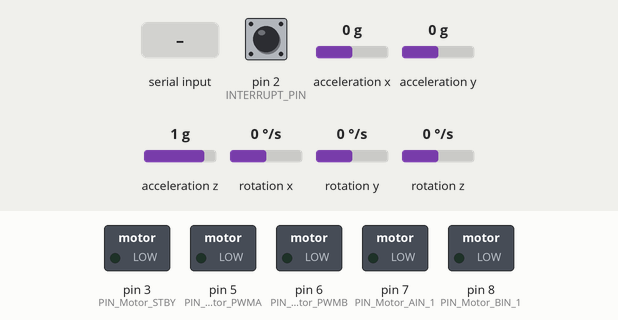
Recording of a sketch running on a simulated Arduino Uno, built with avr-gcc and run on an emulated ATmega328P. Shown: switched loads named in the sketch (green lamp = pin HIGH). Inputs (shaded band) come from the test bench; at power-on: pin 2 (INTERRUPT_PIN) LOW, acceleration x 0 g, acceleration y 0 g, acceleration z 1 g, rotation x 0 °/s, rotation y 0 °/s, rotation z 0 °/s. The sensor or clock chip raises its interrupt line as the real part does; what the sketch prints to the serial monitor is not drawn.

Above: at 2.7 s.
2.8 s: "1" received over Serial
At 4.9 s:
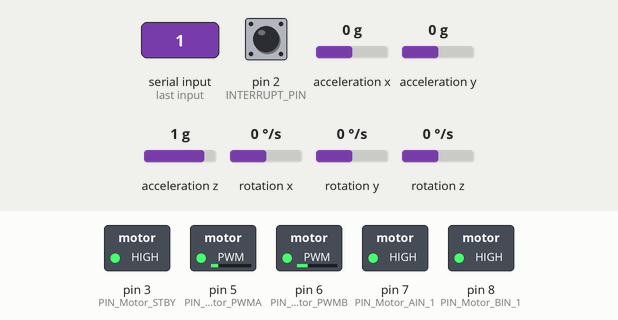
5.3 s: "0" received over Serial
At 6.8 s:
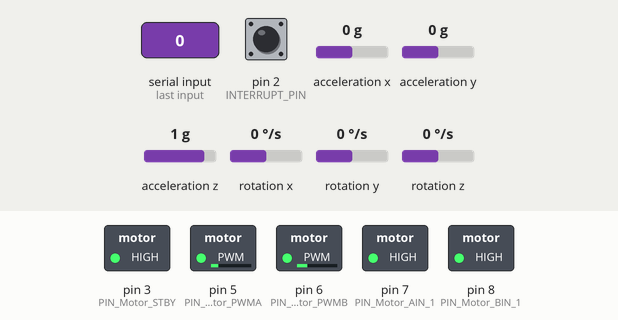
14.1 s: "2" received over Serial
At 15.9 s:
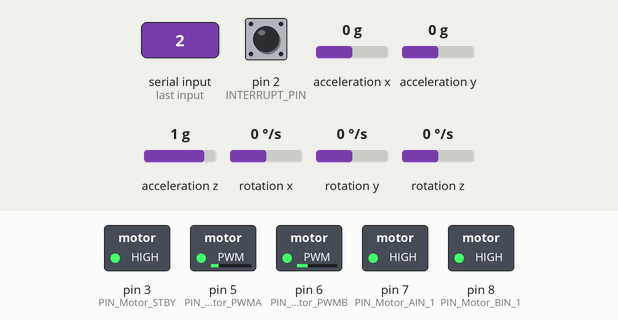
Timing chart, 0 to 17.4 s (numbered marks = the images above; inputs shaded):
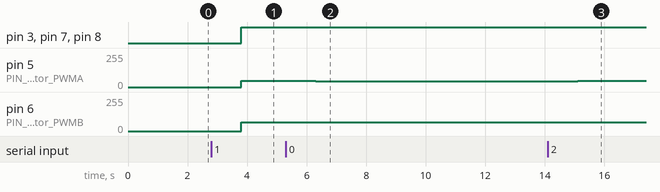

Measured:
- after the input at 2.8 s, pin 3 (PIN_Motor_STBY), pin 7 (PIN_Motor_AIN_1), pin 8 (PIN_Motor_BIN_1): LOW → HIGH after 1.0 s; pin 5 (PIN_Motor_PWMA): 0/255 → 46/255 after 1.0 s; pin 6 (PIN_Motor_PWMB): 0/255 → 66/255 after 1.0 s
- after the input at 5.3 s, pin 5 (PIN_Motor_PWMA): 46/255 → 45/255 after 1.0 s; pin 6 (PIN_Motor_PWMB): 66/255 → 64/255 after 1.0 s
- after the input at 14.1 s, pin 5 (PIN_Motor_PWMA): 45/255 → 47/255 after 1.0 s; pin 6 (PIN_Motor_PWMB): 64/255 → 67/255 after 1.0 s

The sketch:

UNO_Elegoo.ino
```cpp
// Board: Arduino Uno
// Description : Receives PS4 controller input sent by serial from the ESP32 and moves the wheels accordingly

#include "I2Cdev.h"
#include "MPU6050_6Axis_MotionApps20.h"
#include "Wire.h"


#define BAUD_RATE 115200
// Interrupt pin
#define INTERRUPT_PIN 2
// Pin numbers
#define PIN_Motor_PWMA 5
#define PIN_Motor_PWMB 6
#define PIN_Motor_BIN_1 8
#define PIN_Motor_AIN_1 7
#define PIN_Motor_STBY 3

// Controler settings
#define JOYSTICK_MAX_VALUE 128
#define JOYSTICK_DEADZONE 10  // Defines the deadzone where the control input gets ignored
#define TRIGGER_DEADZONE 20
#define MOTOR_MIN_VALUE 10
#define MOTOR_MAX_VALUE 180


#define RECV_SIZE 12
typedef union {
  struct {
    float yaw;                // 4 bytes
    float pitch;              // 4 bytes
    float roll;               // 4 bytes
  } __attribute__((packed));  // Total : 12 bytes
  uint8_t byteArray[RECV_SIZE];
} gyro_t;
gyro_t gyroData;

#define TRANSFER_SIZE 6
typedef union {
  struct {
    int8_t lStickX;           // 1 byte
    int8_t lStickY;           // 1 byte
    int8_t rStickX;           // 1 byte
    int8_t rStickY;           // 1 byte
    uint8_t L2;               // 1 byte
    uint8_t R2;               // 1 byte
  } __attribute__((packed));  // Total : 6 bytes
  uint8_t byteArray[TRANSFER_SIZE];
} dataStruct;
dataStruct ps4commands;

//MPU6050 accelgyro;
MPU6050 mpu;

// MPU control/status vars
bool dmpReady = false;   // set true if DMP init was successful
uint8_t mpuIntStatus;    // holds actual interrupt status byte from MPU
uint8_t devStatus;       // return status after each device operation (0 = success, !0 = error)
uint16_t packetSize;     // expected DMP packet size (default is 42 bytes)
uint16_t fifoCount;      // count of all bytes currently in FIFO
uint8_t fifoBuffer[64];  // FIFO storage buffer

// orientation/motion vars
Quaternion q;         // [w, x, y, z]         quaternion container
VectorInt16 aa;       // [x, y, z]            accel sensor measurements
VectorInt16 gy;       // [x, y, z]            gyro sensor measurements
VectorInt16 aaReal;   // [x, y, z]            gravity-free accel sensor measurements
VectorInt16 aaWorld;  // [x, y, z]            world-frame accel sensor measurements
VectorFloat gravity;  // [x, y, z]            gravity vector
float euler[3];       // [psi, theta, phi]    Euler angle container
float ypr[3];         // [yaw, pitch, roll]   yaw/pitch/roll container and gravity vector

// Volatile global to use in the interrupt function, indicates whether MPU interrupt pin has gone high
volatile bool mpuInterrupt = false;

unsigned long gyroTimer = 0;
const uint8_t gyroDelay = 50;

// Interrupt routine, keep as short as possible
void dmpDataReady() {
  mpuInterrupt = true;
}

// Function stolen from Elegoo's code, controls the motors
void moveWheels(boolean direction_A, uint8_t speed_A,  //Group A motor parameters (right)
                boolean direction_B, uint8_t speed_B,  //Group B motor parameters (left)
                boolean controlED                      //AB enable setting (true)
                )                                      //Motor control
{

  if (controlED)  //Enable motor control？
  {
    digitalWrite(PIN_Motor_STBY, HIGH);
    {  //A...Right

      switch (direction_A)  //movement direction control
      {
        case 1:
          digitalWrite(PIN_Motor_AIN_1, HIGH);
          analogWrite(PIN_Motor_PWMA, speed_A);
          break;
        case 0:

          digitalWrite(PIN_Motor_AIN_1, LOW);
          analogWrite(PIN_Motor_PWMA, speed_A);
          break;
        case 3:
          analogWrite(PIN_Motor_PWMA, 0);
          digitalWrite(PIN_Motor_STBY, LOW);
          break;
        default:
          analogWrite(PIN_Motor_PWMA, 0);
          digitalWrite(PIN_Motor_STBY, LOW);
          break;
      }
    }

    {  //B...Left
      switch (direction_B) {
        case 1:
          digitalWrite(PIN_Motor_BIN_1, HIGH);

          analogWrite(PIN_Motor_PWMB, speed_B);
          break;
        case 0:
          digitalWrite(PIN_Motor_BIN_1, LOW);
          analogWrite(PIN_Motor_PWMB, speed_B);
          break;
        case 3:
          analogWrite(PIN_Motor_PWMB, 0);
          digitalWrite(PIN_Motor_STBY, LOW);
          break;
        default:
          analogWrite(PIN_Motor_PWMB, 0);
          digitalWrite(PIN_Motor_STBY, LOW);
          break;
      }
    }
  } else {
    digitalWrite(PIN_Motor_STBY, LOW);
    return;
  }
}

// Manage the input on the motors according to the joystick position
void manageInputs(void) {
  bool dirA = true, dirB = true, enabMotor = true;
  uint8_t speedA = 0, speedB = 0;
  // Overide the Joystick inputs if triggers are pressed
  if (ps4commands.L2 > TRIGGER_DEADZONE || ps4commands.R2 > TRIGGER_DEADZONE) {
    // Inverse the wheel directions depending on highest input
    if (ps4commands.L2 > ps4commands.R2) {
      dirB = false;
    } else {
      dirA = false;
    }
    // Rotation speed depends on the difference between the inputs. Divided by 2 to prevent from spinning too fast.
    speedA = speedB = abs(ps4commands.L2 - ps4commands.R2) / 2;
  } else {  // If triggers arent pressed, read joystick
    // First check if the joystick is not in neutral position
    if (abs(ps4commands.lStickY) > JOYSTICK_DEADZONE || abs(ps4commands.lStickX) > JOYSTICK_DEADZONE) {
      // Then check which direction the robot is moving
      if (ps4commands.lStickY < 0) {
        // Reverse engines for negative values
        dirA = false;
        dirB = false;
      }
      // Calculate the lenght of the vector
      uint8_t maxSpeed = sqrt(pow(ps4commands.lStickX, 2) + pow(ps4commands.lStickY, 2));
      // Scale the value to match motor inputs
      maxSpeed = map(maxSpeed, JOYSTICK_DEADZONE, JOYSTICK_MAX_VALUE, MOTOR_MIN_VALUE, MOTOR_MAX_VALUE);
      // Calculate the angle
      double angle = atan(abs(ps4commands.lStickX) / abs(ps4commands.lStickY));
      // If the joystick is tilted left, the left wheels moves slower
      if (ps4commands.lStickX < 0) {
        speedA = maxSpeed;
        speedB = cos(angle) * maxSpeed;
      } else {  // If not then the right wheels spins slower
        speedA = cos(angle) * maxSpeed;
        speedB = maxSpeed;
      }
    } else {  // If the joystick is in neutral position, shutdown the engines
      enabMotor = false;
    }
  }
  // Apply output to motors
  moveWheels(dirA, speedA, dirB, speedB, enabMotor);
}

void setup() {
  Wire.begin();
  Wire.setClock(400000);
  Serial.begin(BAUD_RATE);
  delay(1000);
  pinMode(PIN_Motor_PWMA, OUTPUT);
  pinMode(PIN_Motor_PWMB, OUTPUT);
  pinMode(PIN_Motor_AIN_1, OUTPUT);
  pinMode(PIN_Motor_BIN_1, OUTPUT);
  pinMode(PIN_Motor_STBY, OUTPUT);
  // Gyro interrupt
  pinMode(INTERRUPT_PIN, INPUT);

  // initialize MPU6050
  mpu.initialize();
  // verify connection
  mpu.testConnection();
  // load and configure the DMP
  devStatus = mpu.dmpInitialize();
  // make sure it worked (returns 0 if so)
  if (devStatus == 0) {
    // Calibration Time: generate offsets and calibrate our MPU6050
    mpu.CalibrateAccel(6);
    mpu.CalibrateGyro(6);
    Serial.println();
    mpu.PrintActiveOffsets();
    // turn on the DMP, now that it's ready
    mpu.setDMPEnabled(true);
    // enable Arduino interrupt detection
    Serial.print(digitalPinToInterrupt(INTERRUPT_PIN));
    attachInterrupt(digitalPinToInterrupt(INTERRUPT_PIN), dmpDataReady, RISING);
    mpuIntStatus = mpu.getIntStatus();
    // set our DMP Ready flag so the main loop() function knows it's okay to use it
    dmpReady = true;

    // get expected DMP packet size for later comparison
    packetSize = mpu.dmpGetFIFOPacketSize();
  } else {
    // ERROR!
    // 1 = initial memory load failed
    // 2 = DMP configuration updates failed
    // (if it's going to break, usually the code will be 1)
    /*Serial.print(F("DMP Initialization failed (code "));
    Serial.print(devStatus);
    Serial.println(F(")"));*/
  }
}

void loop() {
  static bool cmdRECV = false;
  if (Serial.available()) {
    cmdRECV = true;
    Serial.readBytes(ps4commands.byteArray, TRANSFER_SIZE);
  }
  if (cmdRECV) {
    cmdRECV = false;
    manageInputs();
  }
  if (dmpReady) {
    if (millis() - gyroTimer >= gyroDelay) {
      gyroTimer = millis();
      if (mpu.dmpGetCurrentFIFOPacket(fifoBuffer)) {
        mpu.dmpGetQuaternion(&q, fifoBuffer);
        mpu.dmpGetAccel(&aa, fifoBuffer);
        mpu.dmpGetGravity(&gravity, &q);
        mpu.dmpGetYawPitchRoll(ypr, &q, &gravity);
        gyroData.yaw = ypr[2] * 180 / M_PI;
        gyroData.pitch = ypr[1] * 180 / M_PI;
        gyroData.roll = ypr[0] * 180 / M_PI;
        //Serial.println("Gyro data:" + String(gyroData.yaw) + ", " + String(gyroData.pitch) + ", "+ String(gyroData.roll));
        Serial.write(gyroData.byteArray, RECV_SIZE);
      }
    }
  }
}
```
